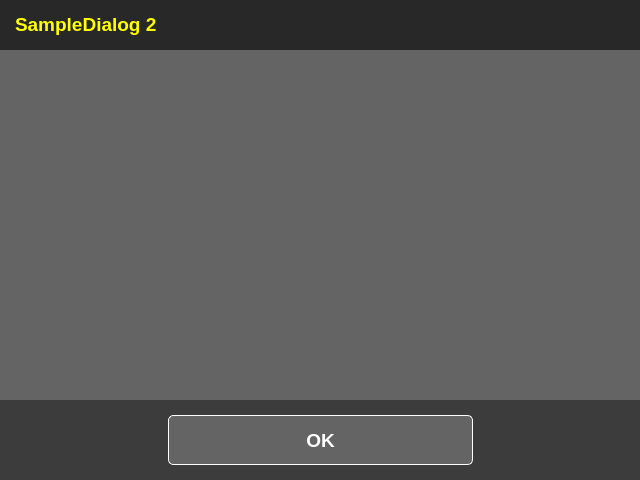
<?xml version="1.0" encoding="UTF-8"?>
<ui version="4.0">
 <class>DialogSample2</class>
 <widget class="QDialog" name="DialogSample2">
  <property name="geometry">
   <rect>
    <x>0</x>
    <y>0</y>
    <width>640</width>
    <height>480</height>
   </rect>
  </property>
  <property name="windowTitle">
   <string>Dialog</string>
  </property>
  <layout class="QVBoxLayout" name="verticalLayout">
   <property name="spacing">
    <number>0</number>
   </property>
   <property name="leftMargin">
    <number>0</number>
   </property>
   <property name="topMargin">
    <number>0</number>
   </property>
   <property name="rightMargin">
    <number>0</number>
   </property>
   <property name="bottomMargin">
    <number>0</number>
   </property>
   <item>
    <widget class="QWidget" name="widget" native="true">
     <property name="sizePolicy">
      <sizepolicy hsizetype="Preferred" vsizetype="Fixed">
       <horstretch>0</horstretch>
       <verstretch>0</verstretch>
      </sizepolicy>
     </property>
     <property name="minimumSize">
      <size>
       <width>0</width>
       <height>50</height>
      </size>
     </property>
     <property name="styleSheet">
      <string notr="true">background:rgb(40,40,40);
border-bottom-style:none;</string>
     </property>
     <layout class="QHBoxLayout" name="horizontalLayout_2">
      <property name="spacing">
       <number>5</number>
      </property>
      <property name="leftMargin">
       <number>15</number>
      </property>
      <property name="topMargin">
       <number>0</number>
      </property>
      <property name="rightMargin">
       <number>5</number>
      </property>
      <property name="bottomMargin">
       <number>0</number>
      </property>
      <item>
       <widget class="QLabel" name="label">
        <property name="sizePolicy">
         <sizepolicy hsizetype="Fixed" vsizetype="Fixed">
          <horstretch>0</horstretch>
          <verstretch>0</verstretch>
         </sizepolicy>
        </property>
        <property name="font">
         <font>
          <family>MS UI Gothic</family>
          <pointsize>14</pointsize>
          <weight>75</weight>
          <bold>true</bold>
          <kerning>true</kerning>
         </font>
        </property>
        <property name="styleSheet">
         <string notr="true">color:yellow;
border:none;</string>
        </property>
        <property name="frameShape">
         <enum>QFrame::NoFrame</enum>
        </property>
        <property name="text">
         <string>SampleDialog 2</string>
        </property>
       </widget>
      </item>
      <item>
       <spacer name="horizontalSpacer_3">
        <property name="orientation">
         <enum>Qt::Horizontal</enum>
        </property>
        <property name="sizeHint" stdset="0">
         <size>
          <width>486</width>
          <height>20</height>
         </size>
        </property>
       </spacer>
      </item>
      <item>
       <widget class="QPushButton" name="pushButton_3">
        <property name="styleSheet">
         <string notr="true">border:none;
outline:none;</string>
        </property>
        <property name="text">
         <string/>
        </property>
        <property name="icon">
         <iconset resource="iconimages.qrc">
          <normaloff>:/resources/images/f52d316e-8fc1-4600-af8f-44af88ba6416.png</normaloff>:/resources/images/f52d316e-8fc1-4600-af8f-44af88ba6416.png</iconset>
        </property>
        <property name="iconSize">
         <size>
          <width>32</width>
          <height>32</height>
         </size>
        </property>
       </widget>
      </item>
      <item>
       <widget class="QPushButton" name="pushButton_2">
        <property name="styleSheet">
         <string notr="true">border:none;
outline:none;</string>
        </property>
        <property name="text">
         <string/>
        </property>
        <property name="icon">
         <iconset resource="iconimages.qrc">
          <normaloff>:/resources/images/242476d6-a274-4f73-9983-2733d47c07a7.png</normaloff>:/resources/images/242476d6-a274-4f73-9983-2733d47c07a7.png</iconset>
        </property>
        <property name="iconSize">
         <size>
          <width>32</width>
          <height>32</height>
         </size>
        </property>
       </widget>
      </item>
      <item>
       <widget class="QPushButton" name="pushButton">
        <property name="styleSheet">
         <string notr="true">border:none;
outline:none;</string>
        </property>
        <property name="text">
         <string/>
        </property>
        <property name="icon">
         <iconset resource="iconimages.qrc">
          <normaloff>:/resources/images/097c5d0f-1ed8-4cdd-bd7b-911829b7d10b.png</normaloff>:/resources/images/097c5d0f-1ed8-4cdd-bd7b-911829b7d10b.png</iconset>
        </property>
        <property name="iconSize">
         <size>
          <width>32</width>
          <height>32</height>
         </size>
        </property>
       </widget>
      </item>
     </layout>
    </widget>
   </item>
   <item>
    <widget class="QWidget" name="widget_2" native="true">
     <property name="styleSheet">
      <string notr="true">background:rgb(100,100,100);
border-top-style:none;
border-bottom-style:none;</string>
     </property>
     <layout class="QVBoxLayout" name="verticalLayout_2">
      <property name="spacing">
       <number>20</number>
      </property>
      <property name="leftMargin">
       <number>30</number>
      </property>
      <property name="topMargin">
       <number>30</number>
      </property>
      <property name="rightMargin">
       <number>0</number>
      </property>
      <property name="bottomMargin">
       <number>0</number>
      </property>
     </layout>
    </widget>
   </item>
   <item>
    <widget class="QWidget" name="widget_3" native="true">
     <property name="sizePolicy">
      <sizepolicy hsizetype="Preferred" vsizetype="Fixed">
       <horstretch>0</horstretch>
       <verstretch>0</verstretch>
      </sizepolicy>
     </property>
     <property name="minimumSize">
      <size>
       <width>0</width>
       <height>80</height>
      </size>
     </property>
     <property name="styleSheet">
      <string notr="true">background:rgb(60,60,60);
border-top-style:none;</string>
     </property>
     <layout class="QHBoxLayout" name="horizontalLayout" stretch="1,2,1">
      <property name="spacing">
       <number>0</number>
      </property>
      <property name="leftMargin">
       <number>15</number>
      </property>
      <property name="topMargin">
       <number>0</number>
      </property>
      <property name="rightMargin">
       <number>15</number>
      </property>
      <property name="bottomMargin">
       <number>0</number>
      </property>
      <item>
       <spacer name="horizontalSpacer">
        <property name="orientation">
         <enum>Qt::Horizontal</enum>
        </property>
        <property name="sizeHint" stdset="0">
         <size>
          <width>40</width>
          <height>20</height>
         </size>
        </property>
       </spacer>
      </item>
      <item>
       <widget class="QToolButton" name="toolButton">
        <property name="sizePolicy">
         <sizepolicy hsizetype="Preferred" vsizetype="Fixed">
          <horstretch>0</horstretch>
          <verstretch>0</verstretch>
         </sizepolicy>
        </property>
        <property name="minimumSize">
         <size>
          <width>140</width>
          <height>50</height>
         </size>
        </property>
        <property name="maximumSize">
         <size>
          <width>16777215</width>
          <height>16777215</height>
         </size>
        </property>
        <property name="font">
         <font>
          <pointsize>14</pointsize>
          <weight>75</weight>
          <bold>true</bold>
         </font>
        </property>
        <property name="styleSheet">
         <string notr="true">background:rgb(100, 100, 100);
border-style: solid;
border-width: 1px;
border-color: white;
border-radius: 5px;
color:white;</string>
        </property>
        <property name="text">
         <string>OK</string>
        </property>
       </widget>
      </item>
      <item>
       <spacer name="horizontalSpacer_2">
        <property name="orientation">
         <enum>Qt::Horizontal</enum>
        </property>
        <property name="sizeHint" stdset="0">
         <size>
          <width>40</width>
          <height>20</height>
         </size>
        </property>
       </spacer>
      </item>
     </layout>
    </widget>
   </item>
  </layout>
 </widget>
 <resources>
  <include location="iconimages.qrc"/>
 </resources>
 <connections/>
</ui>
